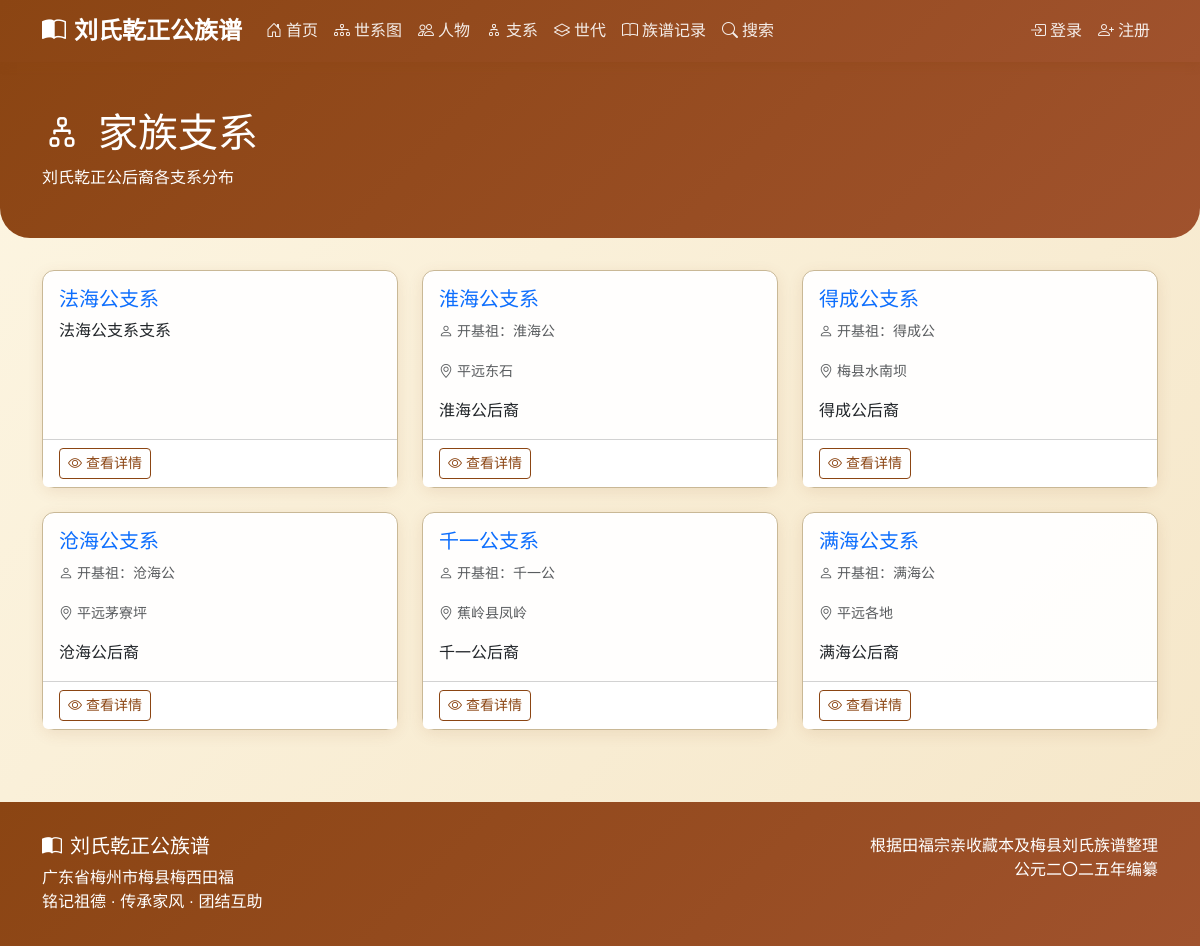
The page /branches/ on the database its author committed.
### django_backup/genealogy/models.py (models this page shows, shortened)
class Branch(models.Model):
    name = models.CharField(max_length=100, verbose_name='支系名称')
    founder = models.ForeignKey(
        'Person',
        on_delete=models.SET_NULL,
        null=True,
        blank=True,
        related_name='founded_branch',
        verbose_name='开基祖'
    )
    description = models.TextField(blank=True, verbose_name='描述')
    location = models.CharField(max_length=200, blank=True, verbose_name='分布地区')
    class Meta:
        verbose_name = '支系'
        verbose_name_plural = '支系'
    def get_absolute_url(self):
        from django.urls import reverse
        return reverse('genealogy:branch_detail', kwargs={'pk': self.pk})

class Person(models.Model):
    GENDER_CHOICES = [
        ('M', '男'),
        ('F', '女'),
    ]
    name = models.CharField(max_length=100, verbose_name='姓名')
    courtesy_name = models.CharField(max_length=100, blank=True, verbose_name='字')
    art_name = models.CharField(max_length=100, blank=True, verbose_name='号')
    alias = models.CharField(max_length=100, blank=True, verbose_name='别名')
    generation_char = models.CharField(max_length=10, blank=True, verbose_name='辈份字')
    gender = models.CharField(max_length=1, choices=GENDER_CHOICES, default='M', verbose_name='性别', help_text='性别变动后需要先保存，然后重新加载页面以更新配偶关系选项')
    is_outsider = models.BooleanField(default=False, verbose_name='是否为外族配偶', help_text='外族配偶状态变动后，世代选项会自动更新；若需更新配偶关系选项，请保存并重新加载页面')
    generation = models.ForeignKey(
        Generation,
        on_delete=models.CASCADE,
        related_name='persons',
        verbose_name='世代',
        null=True,
        blank=True
    )
    father = models.ForeignKey(
        'self',
        on_delete=models.SET_NULL,
        null=True,
        blank=True,
        related_name='children_as_father',
        verbose_name='父亲',
        limit_choices_to={'gender': 'M'}
    )
    mother = models.ForeignKey(
        'self',
        on_delete=models.SET_NULL,
        null=True,
        blank=True,
        related_name='children_as_mother',
        verbose_name='母亲',
        limit_choices_to={'gender': 'F'}
    )
    spouses = models.ManyToManyField(
        'self',
        through='SpouseRelation',
        through_fields=('husband', 'wife'),
        symmetrical=False,
        related_name='partners',
        blank=True,
        verbose_name='配偶'
    )
    branch = models.ForeignKey(
        Branch,
        on_delete=models.SET_NULL,
        null=True,
        blank=True,
        related_name='members',
        verbose_name='所属支系'
    )
    birth_year = models.IntegerField(null=True, blank=True, verbose_name='出生年份')
    death_year = models.IntegerField(null=True, blank=True, verbose_name='逝世年份')
    birth_place = models.CharField(max_length=200, blank=True, verbose_name='出生地')
    burial_place = models.CharField(max_length=300, blank=True, verbose_name='葬地')
    burial_fengshui = models.CharField(max_length=200, blank=True, verbose_name='墓形/风水')
    burial_direction = models.CharField(max_length=100, blank=True, verbose_name='坐向')
    biography = models.TextField(blank=True, verbose_name='生平简介')
    achievements = models.TextField(blank=True, verbose_name='主要事迹')
    descendants_location = models.TextField(blank=True, verbose_name='后裔分布')
    notes = models.TextField(blank=True, verbose_name='备注')
    order = models.IntegerField(default=0, verbose_name='排序')
    avatar = models.ImageField(
        upload_to='avatars/',
        blank=True,
        null=True,
        verbose_name='头像',
        validators=[validate_image_extension, validate_file_size]
    )
    related_user = models.OneToOneField(
        User,
        on_delete=models.SET_NULL,
        null=True,
        blank=True,
        related_name='related_person',
        verbose_name='关联用户'
    )
    account_status = models.CharField(
        max_length=20,
        choices=[
            ('active', '激活'),
            ('inactive', '未激活'),
            ('disabled', '禁用'),
        ],
        default='inactive',
        verbose_name='账号状态'
    )
    created_at = models.DateTimeField(auto_now_add=True, verbose_name='创建时间')
    updated_at = models.DateTimeField(auto_now=True, verbose_name='更新时间')
    created_by = models.ForeignKey(
        User,
        on_delete=models.SET_NULL,
        null=True,
        blank=True,
        related_name='created_persons',
        verbose_name='创建者'
    )
    class Meta:
        verbose_name = '人物'
        verbose_name_plural = '人物'
        ordering = ['generation__number', 'order', 'id']
    def has_avatar(self):
        """是否有头像"""
        return bool(self.avatar)
    has_avatar.short_description = '有头像'
    has_avatar.boolean = True

### django_backup/genealogy/views.py (the view)
# urls.py: path('branches/', views.BranchListView.as_view(), name='branch_list'),
class BranchListView(ListView):
    model = Branch
    template_name = 'genealogy/branch_list.html'
    context_object_name = 'branches'

### django_backup/genealogy/models.py (called while the page is built)
    def save(self, *args, **kwargs):
        if not self.visit_date:
            self.visit_date = self.timestamp.date() if self.timestamp else timezone.now().date()
        super().save(*args, **kwargs)

### django_backup/templates/genealogy/branch_list.html (shortened to what this page needs)
{% extends 'base.html' %}
{% block content %}
<div class="page-header">
    <div class="container">
        <h1 class="serif"><i class="bi bi-diagram-2 me-3"></i>家族支系</h1>
        <p class="mb-0">刘氏乾正公后裔各支系分布</p>
    </div>
</div>
<div class="container">
    <div class="row">
        {% for branch in branches %}
        <div class="col-md-6 col-lg-4 mb-4">
            <div class="card h-100">
                <div class="card-body">
                    <h5 class="card-title serif">
                        <a href="{{ branch.get_absolute_url }}" class="text-decoration-none">
                            {{ branch.name }}
                        </a>
                    </h5>
                    {% if branch.founder %}
                    <p class="card-text">
                        <small class="text-muted">
                            <i class="bi bi-person me-1"></i>开基祖：{{ branch.founder.name }}
                        </small>
                    </p>
                    {% endif %}
                    {% if branch.location %}
                    <p class="card-text">
                        <small class="text-muted">
                            <i class="bi bi-geo-alt me-1"></i>{{ branch.location }}
                        </small>
                    </p>
                    {% endif %}
                    {% if branch.description %}
                    <p class="card-text">{{ branch.description|truncatewords:30 }}</p>
                    {% endif %}
                </div>
                <div class="card-footer bg-white">
                    <a href="{{ branch.get_absolute_url }}" class="btn btn-sm btn-outline-primary">
                        <i class="bi bi-eye me-1"></i>查看详情
                    </a>
                </div>
            </div>
        </div>
        {% empty %}
        <div class="col-12">
            <div class="alert alert-info text-center">
                <i class="bi bi-info-circle me-2"></i>暂无支系数据
            </div>
        </div>
        {% endfor %}
    </div>
</div>
{% endblock %}

### django_backup/templates/base.html (style rules this page uses)
:root { --primary-color: #8B4513; --secondary-color: #A0522D; --accent-color: #CD853F; --light-bg: #FDF6E3; --dark-text: #3D2914; --border-color: #C9B896; }
body { font-family: 'Microsoft YaHei', 'PingFang SC', 'Hiragino Sans GB', 'Noto Sans SC', sans-serif; background: linear-gradient(135deg, #FDF6E3 0%, #F5E6C8 100%); min-height: 100vh; color: var(--dark-text); }
h1, h2, h3, h4, h5, h6, .serif { font-family: 'SimSun', 'Songti SC', 'STSong', 'Noto Serif SC', serif; }
.card { background: rgba(255, 255, 255, 0.95); border: 1px solid var(--border-color); border-radius: 12px; box-shadow: 0 4px 15px rgba(139, 69, 19, 0.1); transition: all 0.3s; }
.btn-outline-primary { color: var(--primary-color); border-color: var(--primary-color); }
.page-header { background: linear-gradient(135deg, var(--primary-color) 0%, var(--secondary-color) 100%); color: white; padding: 3rem 0; margin-bottom: 2rem; border-radius: 0 0 30px 30px; }

### rows shown on the page
Branch: name "法海公支系", description "法海公支系支系"
Branch: name "淮海公支系", founder.name "淮海公", location "平远东石", description "淮海公后裔"
Branch: name "得成公支系", founder.name "得成公", location "梅县水南坝", description "得成公后裔"
Branch: name "沧海公支系", founder.name "沧海公", location "平远茅寮坪", description "沧海公后裔"
Branch: name "千一公支系", founder.name "千一公", location "蕉岭县凤岭", description "千一公后裔"
Branch: name "满海公支系", founder.name "满海公", location "平远各地", description "满海公后裔"
